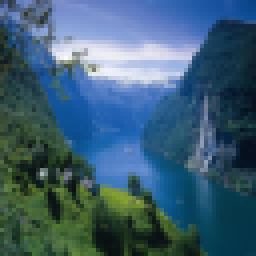
#> input picture Lab_6/geirangerfjord_64.ppm, 64 x 64 px (shown 4 times larger)
$ jupyter execute fiord_YCBCR.ipynb
#> lines starting #> are read from the running program, lines starting #| are printed output that depends on the picture
[cell 1]
import cv2
import matplotlib.pyplot as plt

hand = cv2.imread('geirangerfjord_64.ppm')
#> hand is the input picture: shape (64, 64, 3); mean B, G, R 115.3, 94.2, 60.7

plt.axis("off")
hand = cv2.cvtColor(hand, cv2.COLOR_BGR2RGB)
plt.imshow(hand)
plt.show()

[cell 2]
import numpy as np
YCBCR_mat = np.array([[0.299,0.587,0.114],
                      [-0.168736, -0.331264, 0.5],
                      [0.5, -0.418688, -0.081312]])
vect_b = np.array([[0],[128],[128]])
print(vect_b.shape)
hand_resized = hand.reshape([hand.shape[0]*hand.shape[1],3])

[cell 3]
print(hand_resized.shape)
#| (4096, 3)
YCBCR_img = (YCBCR_mat@hand_resized.T) + vect_b
print(YCBCR_img.T.shape)
#| (4096, 3)
YCBCR_img = YCBCR_img.T.reshape([64,64,3]).astype(int)
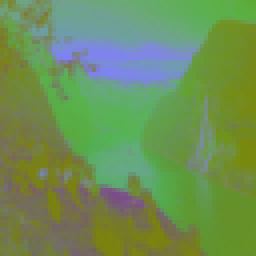
#> YCBCR_img: shape (64, 64, 3) int64 (shown 4 times larger); mean of channels 0, 1, 2 86.1, 143.7, 109; drawn as B, G, R

[cell 4]
plt.axis("off")
plt.imshow(YCBCR_img)
plt.show()
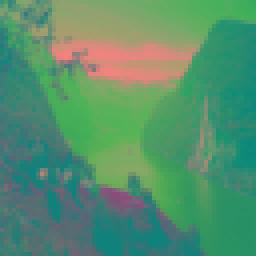
#> shown: shape (64, 64, 3) (shown 4 times larger); mean R, G, B 86.1, 143.7, 109

$ run again, with Lab_6/hand.ppm copied over Lab_6/geirangerfjord_64.ppm
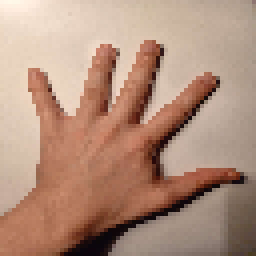
#> input picture Lab_6/hand.ppm, 64 x 64 px (shown 4 times larger)
#> hand is the input picture: shape (64, 64, 3); mean B, G, R 124.3, 143.4, 178
#| (4096, 3)
#| (4096, 3)
#> `YCBCR_img = YCBCR_img.T.reshape([64,64,3]).astype(int)`:
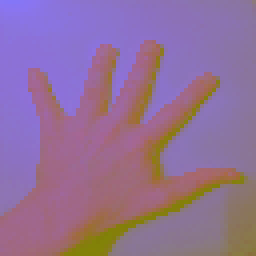
#> YCBCR_img: shape (64, 64, 3) int64 (shown 4 times larger); mean of channels 0, 1, 2 151.1, 112, 146.4; drawn as B, G, R
#> `plt.show()`:
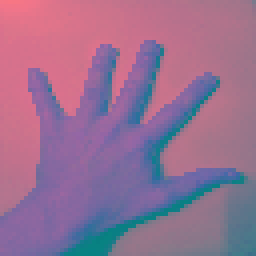
#> shown: shape (64, 64, 3) (shown 4 times larger); mean R, G, B 151.1, 112, 146.4
